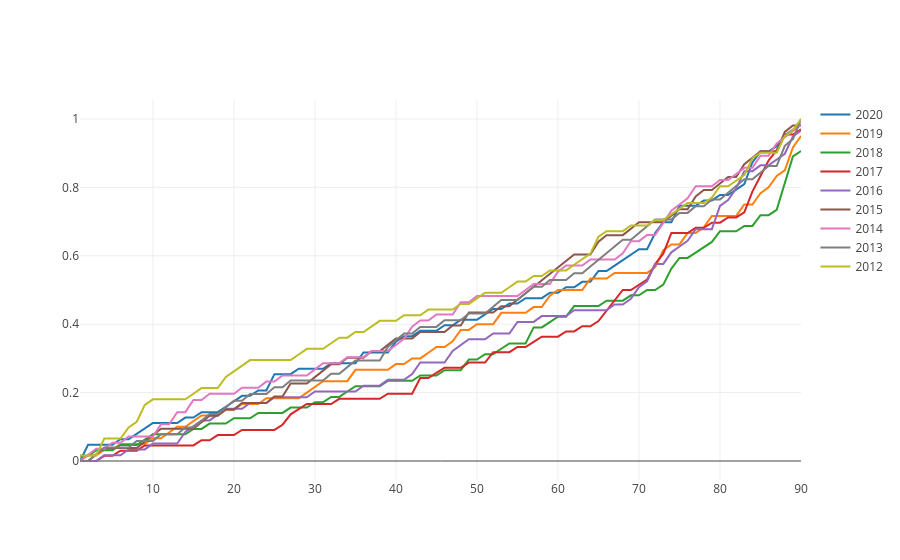

The code cell stored with this chart in its notebook:
### Code cell
xs = list(range(1, 91))

data = []
for year in data_dict:
    data.append(
        go.Scatter(
            x=xs,
            y=data_dict[year]["rating_data"]["total_shares"],
            mode="lines",
            name=year
        )
    )
    
py.iplot(data)
